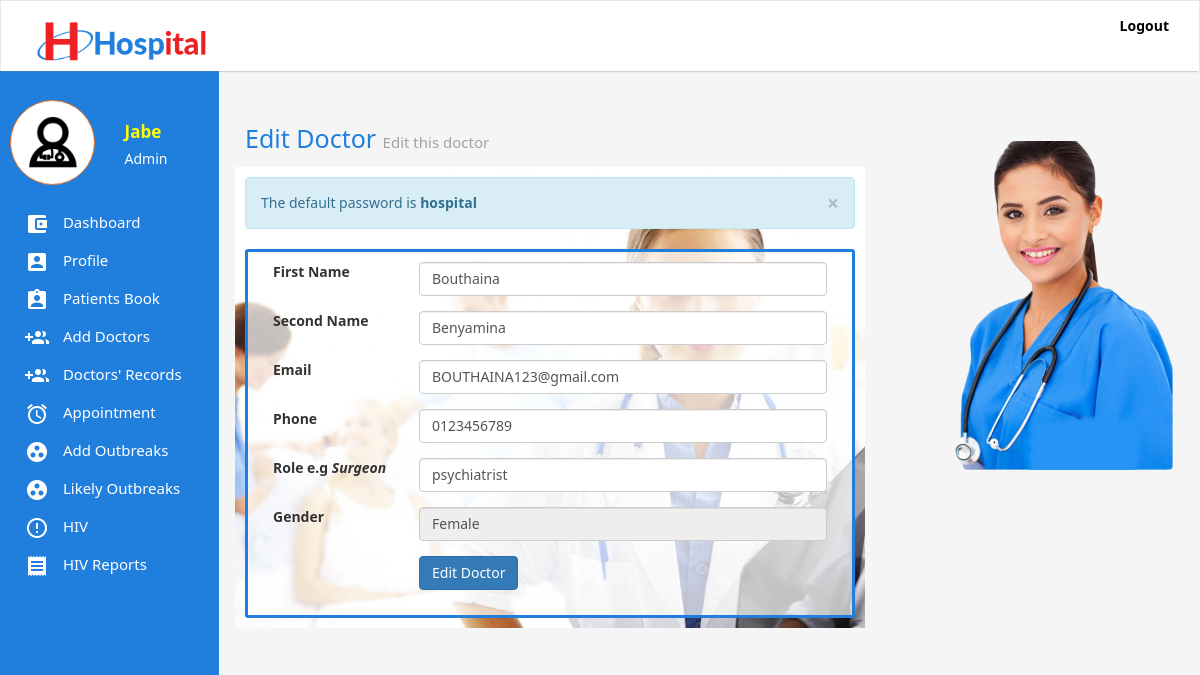
The page /add-doctors.php?token=128dcada0b2d8ecf7e48aa72623fa289 (signed in) on the database its author committed.
### tables this page shows
CREATE TABLE `users` (
  `id` int(11) NOT NULL,
  `firstName` varchar(255) NOT NULL,
  `secondName` varchar(255) NOT NULL,
  `email` varchar(255) NOT NULL,
  `password` varchar(255) NOT NULL,
  `token` varchar(255) NOT NULL,
  `status` int(11) NOT NULL,
  `phone` varchar(255) NOT NULL,
  `profile` varchar(255) DEFAULT NULL,
  `gender` varchar(255) NOT NULL,
  `role` varchar(255) DEFAULT NULL
);

### classes/User.class.php (called while the page is built, shortened)
<?php
require_once "classes/Messages.class.php";
require_once "classes/Db.class.php";
require_once "classes/Form.class.php";
class User{
	public static function loggedIn(){
		if(isset($_COOKIE['emr-user']) && $_COOKIE['emr-user'] != ""){
			return true;
		}
		return false;
	}
	public static function get($token, $field){
		$query = Db::fetch("users", "$field", "token = ? ", $token, "", "", "" );
		$data = Db::num($query);
		return $data[0];
	}
}

### classes/Db.class.php (called while the page is built, shortened)
<?php
class Db{
	public static function connect(){
		try{
			$db = new PDO("mysql:host=".Config::DB_HOST.";dbname=".Config::DB_NAME,Config::DB_USER, Config::DB_PASSWORD);
			$db->setAttribute(PDO::ATTR_ERRMODE, PDO::ERRMODE_EXCEPTION);
		} catch(Exception $e){
			self::returnedSQlError($e);
		}
		return $db;
	}
	public static function fetch($table, $columns,  $whereClause, $whereValue, $orderBy, $limit, $groupBy){
		if($limit == ""){
			$limit = "";
		} else {
			$limit = " LIMIT $limit ";
		}
		if($orderBy == ""){
			$orderBy = "";
		} else {
			$orderBy = " ORDER BY $orderBy ";
		}
		if($groupBy == ""){
			$groupBy = "";
		} else {
			$groupBy = "GROUP BY $groupBy";
		}
		$con = self::connect();
		if($columns == ""){
			$query = $con->prepare("SELECT * FROM $table WHERE $whereClause $groupBy $orderBy $limit");
			if($whereValue != ""){
				if(is_array($whereValue)){
					$n = 0;
					$countWhereValue = count($whereValue);
					while($n < $countWhereValue){
						$paramsCount = $n + 1;
						$query->bindParam($paramsCount, $whereValue[$n]);
						$n++;
					}
				} else {
					$query->bindParam(1, $whereValue);
				}
			} else {
				$query = $con->prepare("SELECT * FROM $table  $groupBy $orderBy  $limit");
			}
		} else {
			$sql = "SELECT ";
			if(is_array($columns)){
				$colsCount = count($columns);
				$start = 0;
				while($start < $colsCount){
					$commas = $start + 1;
					if($commas == $colsCount){
						$sql .= $columns[$start]." ";
					} else {
						$sql .= $columns[$start].", ";
					}
					$start ++;
				}
			} else {
				$sql .= "$columns ";
			}
			if($whereValue != ""){
				$sql .= "FROM $table WHERE $whereClause $groupBy $orderBy $limit";
				$query = $con->prepare($sql);
				if(is_array($whereValue)){
					$n = 0;
					$countWhereValue = count($whereValue);
					while($n < $countWhereValue){
						$paramsCount = $n + 1;
						$query->bindParam($paramsCount, $whereValue[$n]);
						$n++;
					}
				} else {
					$query->bindParam(1, $whereValue);
				}
			} else {
				$sql .= "FROM $table $groupBy $orderBy $limit";
				$query = $con->prepare($sql);
			}
		}
		$query->execute();
		return $query;
	}
	public static function num($query){
		return $query->fetch(PDO::FETCH_NUM);
	}
}

### importance.php (called while the page is built, shortened)
<?php
require_once "classes/User.class.php";
if(User::loggedIn()){
	$token = $_COOKIE['emr-user'];
	$userFirstName = User::get($token, "firstName");
	$userToken = User::get($token, "token");
	$userStatus = User::get($token, "status");
	$userRole = User::get($token, "role");
	if($userStatus == 1){
		$userRole = "Admin";
	} else {
		$userRole = $userRole;
	}
}

### classes/Form.class.php (the view, shortened to what this page needs)
<?php
class Form{
	private $_labelDistance;
	private $_method;
	public function __construct($labelDistance, $method){
		$this->_labelDistance = $labelDistance;
		$this->_method = $method;
	}
	public function init(){
			echo "<form class='form-horizontal' method='".$this->_method."' action='' >";
	}
	private function getDivDistance(){
		$divDistance = 12 - (int)$this->_labelDistance;
		return $divDistance;
	}
	public function textBox($label, $name, $type,  $value,  $additinalAttr){
		if($additinalAttr == ""){
			echo "
			<div class='form-group'>
				<label class='col-md-".$this->_labelDistance."'>$label</label>
				<div class='col-md-".$this->getDivDistance()."'>
					<input type='$type' name='$name' value='$value' class='form-control' />
				</div>
			</div>
		";
		} else {
			$formData = "
			<div class='form-group'>
				<label class='col-md-".$this->_labelDistance."'>$label</label>
				<div class='col-md-".$this->getDivDistance()."'>
					<input type='$type' name='$name' value='$value' class='form-control' ";
					$start = 0;
					while($start < count($additinalAttr)){
						$formData .= $additinalAttr[$start]." ";
						$start ++;
					}
			$formData .= " /></div>
			</div>
		";
		echo $formData;
		}
	}
	public function close($value){
		if($value == ""){
			echo "
			<div class='form-group'>
				<label class='col-md-".$this->_labelDistance."'></label>
				<div class='col-md-".$this->getDivDistance()."'></div>
			</div>
		";
		echo "</form>";
		} else {
			echo "
			<div class='form-group'>
				<label class='col-md-".$this->_labelDistance."'></label>
				<div class='col-md-".$this->getDivDistance()."'>
					<input type='submit' value='$value' class='btn btn-primary' />
				</div>
			</div>
		";
		echo "</form>";
		}
	}
}

### inc/sidebar.inc.php (shortened to what this page needs)
<?php
if(User::loggedIn()){
	if($userStatus == 1){
	?>
	<div class='sidebar'>
		<div class='sidebar-area'>
			<div class='row' style='margin-bottom: 20px;'>
				<div class='col-md-6'>
					<div class='user-profile'>
						<img src='images/3678412 - doctor medical care medical help stethoscope.png' class='img-responsive' style='max-height: 80px;' />
					</div>
				</div>
				<div class='col-md-6'>
					<div class='user-names'>
						<?php echo "$userFirstName";  ?>
					</div>
					<div class='user-role'>
						<?php echo "$userRole";  ?>
					</div>
				</div>
			</div>
			<ul class='sidebar-menu'>
				<li><a href='index.php'><img class='sidebar-menu-icon' src='images/ic_account_balance_wallet_white_24dp.png'  /> Dashboard</a></li>
				<li><a href='profile.php?token=<?php echo $userToken; ?>'><img class='sidebar-menu-icon' src='images/ic_account_box_white_24dp.png'  /> Profile</a></li>
				<li><a href='patients.php'><img class='sidebar-menu-icon' src='images/ic_assignment_ind_white_24dp.png'  /> Patients Book</a></li>
				<li><a href='add-doctors.php'><img class='sidebar-menu-icon' src='images/ic_group_add_white.png'  /> Add Doctors</a></li>
				<li><a href='doctors-record.php'><img class='sidebar-menu-icon' src='images/ic_group_add_white.png'  /> Doctors' Records</a></li>
				<li><a href='appointments.php'><img class='sidebar-menu-icon' src='images/ic_alarm_white_24dp.png'  /> Appointment</a></li>
				<li><a href='add-outbreak.php'><img class='sidebar-menu-icon' src='images/ic_group_work_white_24dp.png'  /> Add Outbreaks</a></li>
				<li><a href='outbreaks.php'><img class='sidebar-menu-icon' src='images/ic_group_work_white_24dp.png'  /> Likely Outbreaks</a></li>
				<li><a href='hiv.php'><img class='sidebar-menu-icon' src='images/ic_error_outline_white_24dp.png'  /> HIV</a></li>
				<li><a href='reports.php'><img class='sidebar-menu-icon' src='images/ic_receipt_white_24dp.png'  /> HIV Reports</a></li>
			</ul>
		</div>
	</div>
	<?php
}
} else if(Patient::isPatientIn() ) {
?>
<div class='sidebar'>
		<div class='sidebar-area'>
			<div class='row' style='margin-bottom: 20px;'>
				<div class='col-md-6'>
					<div class='user-profile'>
						<img src='images/3678443 - ambulance fast fast hospital.png' class='img-responsive' style='max-height: 80px;' />
					</div>
				</div>
				<div class='col-md-6'>
					<div class='user-names'>
						<?php echo Patient::getP($_SESSION['patient'], "name");  ?>
					</div>
					<div class='user-role'>
						<?php echo "Patient";  ?>
					</div>
				</div>
			</div>
			<ul class='sidebar-menu'>
				<li><a href='patient-data.php'><img class='sidebar-menu-icon' src='images/ic_account_balance_wallet_white_24dp.png'  /> Your Data</a></li>
				<li><a href='book-appointments.php'><img class='sidebar-menu-icon' src='images/ic_alarm_white_24dp.png'  /> Book an Appointment</a></li>
				<li><a href='p-sent-appointments.php'><img class='sidebar-menu-icon' src='images/ic_alarm_white_24dp.png'  />Sent Appointments</a></li>
				<li><a href='p-reply-appointments.php'><img class='sidebar-menu-icon' src='images/ic_alarm_white_24dp.png'  />Replies</a></li>
				<li><a href='logout.php'><img class='sidebar-menu-icon' src='images/ic_group_work_white_24dp.png'  /> Logout</a></li>
			</ul>
		</div>
	</div>
<?php
}

### css/main.css (style rules this page uses)
body { background: #F5F5F5; font-family: "Segoe UI", Frutiger, "Frutiger Linotype", "Dejavu Sans", "Helvetica Neue", Arial, sans-serif !important; }
.sidebar { position: relative; }
.sidebar .sidebar-area { z-index: 1; position: fixed; top: 50px; background: #207FDD; width: 219px; height: 100%; padding: 100px 10px 10px 10px; left: 0; top: 0; min-height: 500px; }
.sidebar-menu { padding: 0; }
.sidebar-menu li { list-style-type: none; }
.sidebar-menu li a { color: #fff; z-index: 999; display: block; text-decoration: none !important; padding: 7px 15px; font-size: 15px; }
.sidebar-menu-icon { margin-right: 10px; }
.user-profile { background: #fff; border: 1px solid #F2711D; padding: 15px; border-radius: 60px; }
.user-names { color: #FFFF02; font-weight: bold; font-size: 17px; margin: 20px 0px 5px 0px; }
.user-role { color: #FFF; }

### rows shown on the page
users: firstName "Jabe", status "Admin"
users: fn "Bouthaina", sn "Benyamina", em "BOUTHAINA123@gmail.com", phone "0123456789", role "psychiatrist", gender "Female"

### other values the page prints
$message "The default password is hospital"
$label "First Name Second Name Email Phone Role e.g Surgeon"
$label "Gender"
